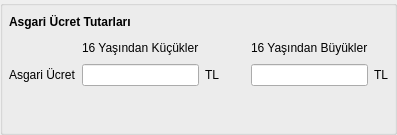
        <widget class="QGroupBox" name="groupBox">
         <property name="title">
          <string/>
         </property>
         <layout class="QGridLayout" name="gridLayout_4">
          <property name="margin">
           <number>6</number>
          </property>
          <item row="0" column="0">
           <layout class="QGridLayout" name="gridLayout_2">
            <item row="0" column="0" colspan="2">
             <widget class="QLabel" name="label_17">
              <property name="sizePolicy">
               <sizepolicy hsizetype="Expanding" vsizetype="Fixed">
                <horstretch>0</horstretch>
                <verstretch>0</verstretch>
               </sizepolicy>
              </property>
              <property name="font">
               <font>
                <pointsize>9</pointsize>
                <weight>75</weight>
                <bold>true</bold>
               </font>
              </property>
              <property name="text">
               <string>Asgari Ücret Tutarları</string>
              </property>
             </widget>
            </item>
            <item row="0" column="2">
             <spacer name="horizontalSpacer_28">
              <property name="orientation">
               <enum>Qt::Horizontal</enum>
              </property>
              <property name="sizeHint" stdset="0">
               <size>
                <width>40</width>
                <height>20</height>
               </size>
              </property>
             </spacer>
            </item>
            <item row="1" column="1">
             <widget class="QLabel" name="label">
              <property name="sizePolicy">
               <sizepolicy hsizetype="Expanding" vsizetype="Fixed">
                <horstretch>0</horstretch>
                <verstretch>0</verstretch>
               </sizepolicy>
              </property>
              <property name="font">
               <font>
                <pointsize>9</pointsize>
               </font>
              </property>
              <property name="text">
               <string>16 Yaşından Küçükler</string>
              </property>
             </widget>
            </item>
            <item row="1" column="2">
             <spacer name="horizontalSpacer_32">
              <property name="orientation">
               <enum>Qt::Horizontal</enum>
              </property>
              <property name="sizeHint" stdset="0">
               <size>
                <width>40</width>
                <height>20</height>
               </size>
              </property>
             </spacer>
            </item>
            <item row="1" column="3">
             <widget class="QLabel" name="label_2">
              <property name="sizePolicy">
               <sizepolicy hsizetype="Expanding" vsizetype="Fixed">
                <horstretch>0</horstretch>
                <verstretch>0</verstretch>
               </sizepolicy>
              </property>
              <property name="font">
               <font>
                <pointsize>9</pointsize>
               </font>
              </property>
              <property name="text">
               <string>16 Yaşından Büyükler</string>
              </property>
             </widget>
            </item>
            <item row="2" column="0">
             <widget class="QLabel" name="label_asgari_ucret_1">
              <property name="sizePolicy">
               <sizepolicy hsizetype="Expanding" vsizetype="Fixed">
                <horstretch>0</horstretch>
                <verstretch>0</verstretch>
               </sizepolicy>
              </property>
              <property name="font">
               <font>
                <pointsize>9</pointsize>
               </font>
              </property>
              <property name="text">
               <string>Asgari Ücret</string>
              </property>
             </widget>
            </item>
            <item row="2" column="1">
             <widget class="QCommaEdit" name="comma_edit_16_yas_alti_asg_ucret">
              <property name="sizePolicy">
               <sizepolicy hsizetype="Expanding" vsizetype="Fixed">
                <horstretch>0</horstretch>
                <verstretch>0</verstretch>
               </sizepolicy>
              </property>
              <property name="font">
               <font>
                <pointsize>9</pointsize>
               </font>
              </property>
              <property name="whatsThis">
               <string>Sayilari formatina(Or:1,000,234.50) donusturur. </string>
              </property>
              <property name="QCommaEdit" stdset="0">
               <rect>
                <x>0</x>
                <y>0</y>
                <width>100</width>
                <height>100</height>
               </rect>
              </property>
             </widget>
            </item>
            <item row="2" column="2">
             <widget class="QLabel" name="label_gelir_vergisi_11">
              <property name="sizePolicy">
               <sizepolicy hsizetype="Expanding" vsizetype="Fixed">
                <horstretch>0</horstretch>
                <verstretch>0</verstretch>
               </sizepolicy>
              </property>
              <property name="font">
               <font>
                <pointsize>9</pointsize>
               </font>
              </property>
              <property name="text">
               <string>TL</string>
              </property>
             </widget>
            </item>
            <item row="2" column="3">
             <widget class="QCommaEdit" name="comma_edit_16_yas_ustu_asg_ucret">
              <property name="sizePolicy">
               <sizepolicy hsizetype="Expanding" vsizetype="Fixed">
                <horstretch>0</horstretch>
                <verstretch>0</verstretch>
               </sizepolicy>
              </property>
              <property name="font">
               <font>
                <pointsize>9</pointsize>
               </font>
              </property>
              <property name="whatsThis">
               <string>Sayilari formatina(Or:1,000,234.50) donusturur. </string>
              </property>
              <property name="QCommaEdit" stdset="0">
               <rect>
                <x>0</x>
                <y>0</y>
                <width>100</width>
                <height>100</height>
               </rect>
              </property>
             </widget>
            </item>
            <item row="2" column="4">
             <widget class="QLabel" name="label_gelir_vergisi_12">
              <property name="sizePolicy">
               <sizepolicy hsizetype="Expanding" vsizetype="Fixed">
                <horstretch>0</horstretch>
                <verstretch>0</verstretch>
               </sizepolicy>
              </property>
              <property name="font">
               <font>
                <pointsize>9</pointsize>
               </font>
              </property>
              <property name="text">
               <string>TL</string>
              </property>
             </widget>
            </item>
           </layout>
          </item>
          <item row="1" column="0">
           <spacer name="verticalSpacer_8">
            <property name="orientation">
             <enum>Qt::Vertical</enum>
            </property>
            <property name="sizeHint" stdset="0">
             <size>
              <width>20</width>
              <height>40</height>
             </size>
            </property>
           </spacer>
          </item>
         </layout>
        </widget>
